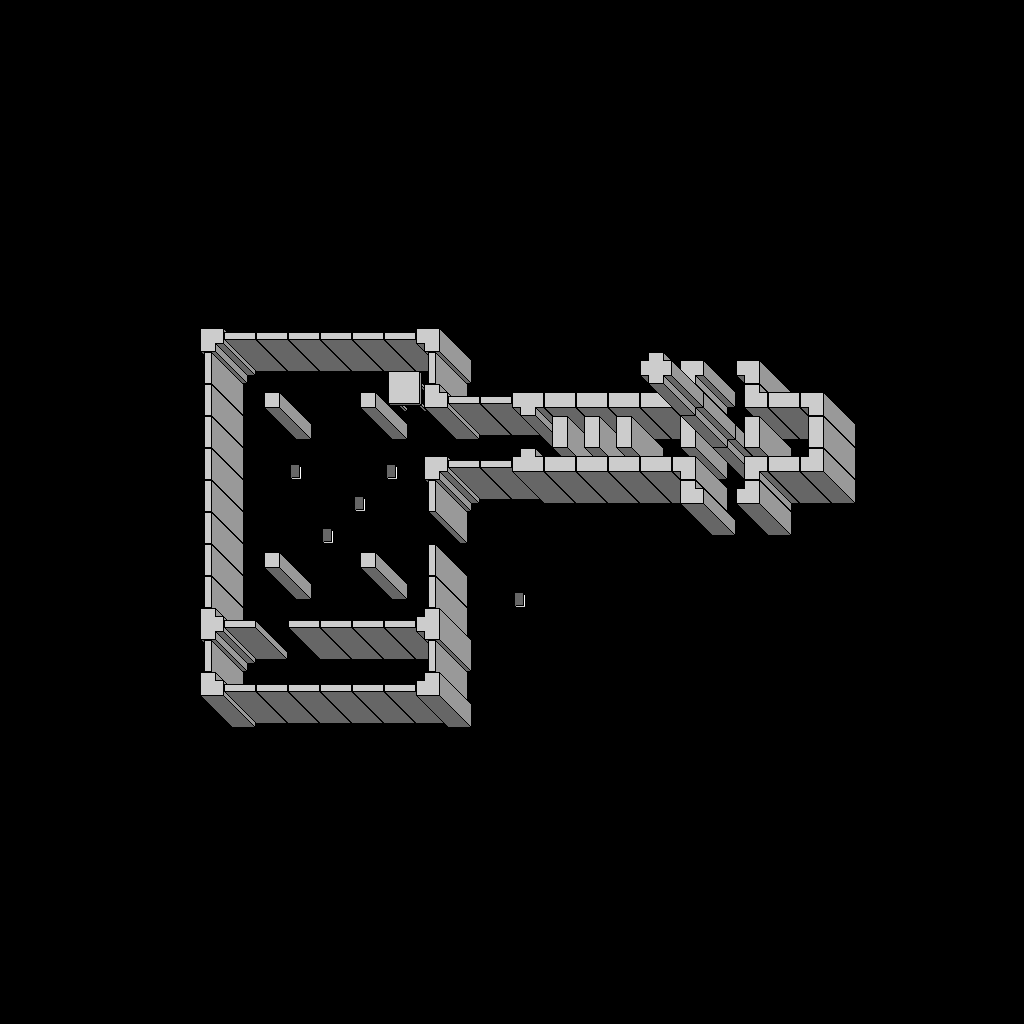

This is a level from a 2D game, rendered from its Tiled map with the project's own tilesets. A one-line summary and the map file follow, with tile-layer data summarised:
An orthogonal 32x32 tile map with 32x32 px tiles, 4 tile layers (Items, Walls, Walls level 2, Walls level 3).

<map version="1.0" orientation="orthogonal" width="32" height="32" tilewidth="32" tileheight="32">
 <tileset firstgid="1" source="perspective_walls_individual.tsx" />
 <layer name="Items" width="32" height="32">
  <data>[1024 cells, 6 non-empty, 2 distinct tile ids]</data>
 </layer>
 <layer name="Walls" width="32" height="32">
  <data>[1024 cells, 76 non-empty, 14 distinct tile ids]</data>
 </layer>
 <layer name="Walls level 2" width="32" height="32">
  <data>[1024 cells, 1 non-empty, 1 distinct tile ids]</data>
 </layer>
 <layer name="Walls level 3" width="32" height="32">
  <data>[1024 cells, 1 non-empty, 1 distinct tile ids]</data>
 </layer>
</map>
